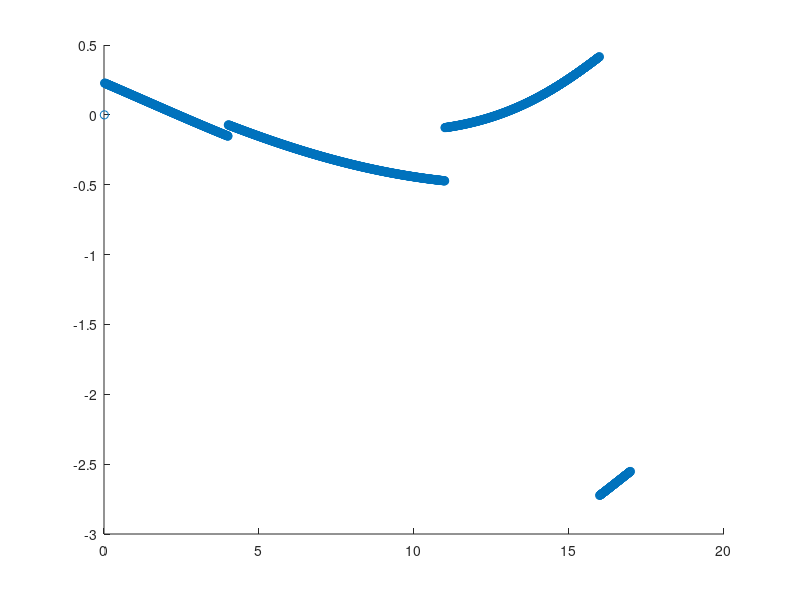

MATLAB code for this plot:
clc;clear;close all;
C.m=300; %masa vozila
C.l=1.530; %duljina wheelbasea
C.lr=0.6885; % duljina stražnjeg dijela vozila
C.lf=0.8415; % duljina prednjeg dijela vozila
C.Iz=100; % moment inercije
C.Cr=1.4; % koeficijent trenja stražnje gume
C.Cf=1.4; %koeficijent trenja prednje gume
C.vlon=10; %longitudinalna brzina
C.vlat0=0.1; % početna lateralna brzina
C.psidot0=0.1; % početna kutna brzina
C.steer=0.23; % steering angle
function Rez=move_const(C,t,dt,steer) %funkcija koja  pomiče vozilo za t, koracima od dt
         Rez.alat=zeros(int16(t/dt),1); %početna lista lateralnih akceleracija
         Rez.omegadot=zeros(int16(t/dt),1);%početna lista kutnih akceleracija
         Rez.vlat=zeros(int16(t/dt),1); %početna lista lateralnih brzina
         Rez.psidot=zeros(int16(t/dt),1); % početna lsita kutnih brzina
         Rez.xlat=zeros(int16(t/dt),1); %početna lista lateralnih pomaka
         Rez.psi=zeros(int16(t/dt),1); %početna lista yaw anglea
         Rez.alphar=zeros(int16(t/dt),1); %početna lista slip anglea stražnjeg kola
         Rez.alphaf=zeros(int16(t/dt),1);%početna list slip anglea prednjeg kola
         Rez.oversteer=(zeros(int16(t/dt),1)); %početna lista over/understeera
         Rez.oversteerangle=(zeros(int16(t/dt),1)); %početna lista kutova oversteera
         Rez.t_lista=zeros(int16(t/dt),1); %početna lista vremena
         Rez.vlat(1)=C.vlat0; % prvi član liste lateralnih brzina
         Rez.psidot(1)=C.psidot0; %prvi član liste kutnih brzina
         Rez.oversteer(1)=0; %prvi član liste  over/understeera
         Rez.t_lista(1)=dt; %prvi član liste vremena
         Rez.oversteerangle(1)=0;%prvi član liste kutova oversteera

       
        for i=2:int16(t/dt) %rješavanje diferencijalne jednadžbe dinamičkog modela bicikla
             Rez.t_lista(i)=double(i)*dt; %i-ti član liste vremena
             Rez.alat(i)=((-C.Cr-C.Cf)/(C.m*C.vlon))*Rez.vlat(i-1)+(((C.Cr-C.Cf)/(C.m*C.vlon))-C.vlon)*Rez.psidot(i-1)+(C.Cf/C.m)*steer; %i-ti član liste lateralnih akceleracija
             Rez.omegadot(i)=((C.lr*C.Cr-C.lf*C.Cf)/(C.Iz*C.vlon))*Rez.vlat(i-1)+((-C.lf^2*C.Cf+C.lr^2*C.Cr)/(C.Iz*C.vlon))*Rez.psidot(i-1)+(C.Cf/C.Iz)*steer; %i-ti član liste kutnih akceleracija
             Rez.vlat(i)=Rez.vlat(i-1)+Rez.alat(i)*dt; % i-ti član liste lateralnih brzina (prijašnja brzina plus akceleracija puta dt)
             Rez.psidot(i)=Rez.psidot(i-1)+Rez.omegadot(i)*dt;% i-ti član liste kutnih brzina (prijašnja kutna brzina plus kutna akceleracija puta dt)
             Rez.xlat(i)=Rez.xlat(i-1)+Rez.vlat(i)*dt; %i-ti član liste lateralnih pomaka (prijašnji pomak plus brzina puta dt)
             Rez.psi(i)=Rez.psi(i-1)+Rez.psidot(i)*dt; %i-ti član liste yaw anglea (prijašnji kut plus kutna brzina puta dt)
             Rez.alphar(i)=atan((Rez.vlat(i)-(Rez.psidot(i)*C.lr))/(C.vlon)); %i-ti član liste stražnjih slip anglea 
             Rez.alphaf(i)=atan((-C.vlon*steer)/(C.vlon+(Rez.vlat(i)+Rez.psidot(i)*C.lf)*steer)); %i-ti član liste prednjih slip anglea
             Rez.oversteerangle(i)=Rez.alphar(i)-Rez.alphaf(i);%i-ti član liste kutova oversteera

             if Rez.alphar(i)>Rez.alphaf(i) %ako je stražnji slip angle veci od prednjeg imamo oversteer
                 Rez.oversteer(i)=1;
             elseif Rez.alphar(i)<Rez.alphaf(i)%ako je prednji slip angle veci od straznjeg imamo understeer
                 Rez.oversteer(i)=-1;
             else
                 Rez.oversteer(i)=0; %inače, imamo neutral steer
             end
           
        end
     %plot koji pokazuje je li u oversteeru ili understeeru
        %scatter(Rez.t_lista,Rez.oversteer)
        %yticks([-1,0,1])
        %yticklabels({"Understeer", "Neutral Steer", "Oversteer"})
     %plot koji pokazuje koliko understeera/oversteera
        scatter(Rez.t_lista,Rez.oversteerangle)
end
%move_const(C,5,0.01,0.23)

function Rez=move_steerinterval(C,t,dt,steerinterval) %funkcija koja  pomiče vozilo za t, koracima od dt
         Rez.steer=linspace(steerinterval(1),steerinterval(2),int16(t/dt));%lista vrijednosti steer anglea
         Rez.alat=zeros(int16(t/dt),1); %početna lista lateralnih akceleracija
         Rez.omegadot=zeros(int16(t/dt),1);%početna lista kutnih akceleracija
         Rez.vlat=zeros(int16(t/dt),1); %početna lista lateralnih brzina
         Rez.psidot=zeros(int16(t/dt),1); % početna lsita kutnih brzina
         Rez.xlat=zeros(int16(t/dt),1); %početna lista lateralnih pomaka
         Rez.psi=zeros(int16(t/dt),1); %početna lista yaw anglea
         Rez.alphar=zeros(int16(t/dt),1); %početna lista slip anglea stražnjeg kola
         Rez.alphaf=zeros(int16(t/dt),1);%početna list slip anglea prednjeg kola
         Rez.oversteer=(zeros(int16(t/dt),1)); %početna lista over/understeera
         Rez.oversteerangle=(zeros(int16(t/dt),1)); %početna lista kutova oversteera
         Rez.t_lista=zeros(int16(t/dt),1); %početna lista vremena
         Rez.vlat(1)=C.vlat0; % prvi član liste lateralnih brzina
         Rez.psidot(1)=C.psidot0; %prvi član liste kutnih brzina
         Rez.oversteer(1)=0; %prvi član liste  over/understeera
         Rez.t_lista(1)=dt; %prvi član liste vremena
         Rez.oversteerangle(1)=0;%prvi član liste kutova oversteera
        for i=2:int16(t/dt) %rješavanje diferencijalne jednadžbe dinamičkog modela bicikla
             Rez.t_lista(i)=double(i)*dt; %i-ti član liste vremena
             Rez.alat(i)=((-C.Cr-C.Cf)/(C.m*C.vlon))*Rez.vlat(i-1)+(((C.Cr-C.Cf)/(C.m*C.vlon))-C.vlon)*Rez.psidot(i-1)+(C.Cf/C.m)*Rez.steer(i); %i-ti član liste lateralnih akceleracija
             Rez.omegadot(i)=((C.lr*C.Cr-C.lf*C.Cf)/(C.Iz*C.vlon))*Rez.vlat(i-1)+((-C.lf^2*C.Cf+C.lr^2*C.Cr)/(C.Iz*C.vlon))*Rez.psidot(i-1)+(C.Cf/C.Iz)*Rez.steer(i); %i-ti član liste kutnih akceleracija
             Rez.vlat(i)=Rez.vlat(i-1)+Rez.alat(i)*dt; % i-ti član liste lateralnih brzina (prijašnja brzina plus akceleracija puta dt)
             Rez.psidot(i)=Rez.psidot(i-1)+Rez.omegadot(i)*dt;% i-ti član liste kutnih brzina (prijašnja kutna brzina plus kutna akceleracija puta dt)
             Rez.xlat(i)=Rez.xlat(i-1)+Rez.vlat(i)*dt; %i-ti član liste lateralnih pomaka (prijašnji pomak plus brzina puta dt)
             Rez.psi(i)=Rez.psi(i-1)+Rez.psidot(i)*dt; %i-ti član liste yaw anglea (prijašnji kut plus kutna brzina puta dt)
             Rez.alphar(i)=atan((Rez.vlat(i)-(Rez.psidot(i)*C.lr))/(C.vlon)); %i-ti član liste stražnjih slip anglea 
             Rez.alphaf(i)=atan((-C.vlon*Rez.steer(i))/(C.vlon+(Rez.vlat(i)+Rez.psidot(i)*C.lf)*Rez.steer(i))); %i-ti član liste prednjih slip anglea
             Rez.oversteerangle(i)=Rez.alphar(i)-Rez.alphaf(i);%i-ti član liste kutova oversteera

             if Rez.alphar(i)>Rez.alphaf(i) %ako je stražnji slip angle veci od prednjeg imamo oversteer
                 Rez.oversteer(i)=1;
             elseif Rez.alphar(i)<Rez.alphaf(i)%ako je prednji slip angle veci od straznjeg imamo understeer
                 Rez.oversteer(i)=-1;
             else
                 Rez.oversteer(i)=0; %inače, imamo neutral steer
             end
        end
      %plot koji pokazuje je li u oversteeru ili understeeru
        %scatter(Rez.t_lista,Rez.oversteer)
        %yticks([-1,0,1])
        %yticklabels({"Understeer", "Neutral Steer", "Oversteer"})
     %plot koji pokazuje koliko understeera/oversteera
        scatter(Rez.t_lista,Rez.oversteerangle)
end
%move_steerinterval(C,5,0.01,[0.23,0.7])

function Rez=move_speedinterval(C,t,dt,vlon_interval) %funkcija koja  pomiče vozilo za t, koracima od dt
         Rez.vlon=linspace(vlon_interval(1),vlon_interval(2),int16(t/dt));%lista vrijednosti steer anglea
         Rez.alat=zeros(int16(t/dt),1); %početna lista lateralnih akceleracija
         Rez.omegadot=zeros(int16(t/dt),1);%početna lista kutnih akceleracija
         Rez.vlat=zeros(int16(t/dt),1); %početna lista lateralnih brzina
         Rez.psidot=zeros(int16(t/dt),1); % početna lsita kutnih brzina
         Rez.xlat=zeros(int16(t/dt),1); %početna lista lateralnih pomaka
         Rez.psi=zeros(int16(t/dt),1); %početna lista yaw anglea
         Rez.alphar=zeros(int16(t/dt),1); %početna lista slip anglea stražnjeg kola
         Rez.alphaf=zeros(int16(t/dt),1);%početna list slip anglea prednjeg kola
         Rez.oversteer=(zeros(int16(t/dt),1)); %početna lista over/understeera
         Rez.oversteerangle=(zeros(int16(t/dt),1)); %početna lista kutova oversteera
         Rez.t_lista=zeros(int16(t/dt),1); %početna lista vremena
         Rez.vlat(1)=C.vlat0; % prvi član liste lateralnih brzina
         Rez.psidot(1)=C.psidot0; %prvi član liste kutnih brzina
         Rez.oversteer(1)=0; %prvi član liste  over/understeera
         Rez.t_lista(1)=dt; %prvi član liste vremena
         Rez.oversteerangle(1)=0;%prvi član liste kutova oversteera
        for i=2:int16(t/dt) %rješavanje diferencijalne jednadžbe dinamičkog modela bicikla
             Rez.t_lista(i)=double(i)*dt; %i-ti član liste vremena
             Rez.alat(i)=((-C.Cr-C.Cf)/(C.m*Rez.vlon(i)))*Rez.vlat(i-1)+(((C.Cr-C.Cf)/(C.m*Rez.vlon(i)))-Rez.vlon(i))*Rez.psidot(i-1)+(C.Cf/C.m)*C.steer; %i-ti član liste lateralnih akceleracija
             Rez.omegadot(i)=((C.lr*C.Cr-C.lf*C.Cf)/(C.Iz*Rez.vlon(i)))*Rez.vlat(i-1)+((-C.lf^2*C.Cf+C.lr^2*C.Cr)/(C.Iz*Rez.vlon(i)))*Rez.psidot(i-1)+(C.Cf/C.Iz)*C.steer; %i-ti član liste kutnih akceleracija
             Rez.vlat(i)=Rez.vlat(i-1)+Rez.alat(i)*dt; % i-ti član liste lateralnih brzina (prijašnja brzina plus akceleracija puta dt)
             Rez.psidot(i)=Rez.psidot(i-1)+Rez.omegadot(i)*dt;% i-ti član liste kutnih brzina (prijašnja kutna brzina plus kutna akceleracija puta dt)
             Rez.xlat(i)=Rez.xlat(i-1)+Rez.vlat(i)*dt; %i-ti član liste lateralnih pomaka (prijašnji pomak plus brzina puta dt)
             Rez.psi(i)=Rez.psi(i-1)+Rez.psidot(i)*dt; %i-ti član liste yaw anglea (prijašnji kut plus kutna brzina puta dt)
             Rez.alphar(i)=atan((Rez.vlat(i)-(Rez.psidot(i)*C.lr))/(Rez.vlon(i))); %i-ti član liste stražnjih slip anglea 
             Rez.alphaf(i)=atan((-Rez.vlon(i)*C.steer)/(Rez.vlon(i)+(Rez.vlat(i)+Rez.psidot(i)*C.lf)*C.steer)); %i-ti član liste prednjih slip anglea
             Rez.oversteerangle(i)=Rez.alphar(i)-Rez.alphaf(i);%i-ti član liste kutova oversteera

             if Rez.alphar(i)>Rez.alphaf(i) %ako je stražnji slip angle veci od prednjeg imamo oversteer
                 Rez.oversteer(i)=1;
             elseif Rez.alphar(i)<Rez.alphaf(i)%ako je prednji slip angle veci od straznjeg imamo understeer
                 Rez.oversteer(i)=-1;
             else
                 Rez.oversteer(i)=0; %inače, imamo neutral steer
             end
           
        end
     %plot koji pokazuje je li u oversteeru ili understeeru
        %scatter(Rez.t_lista,Rez.oversteer)
        %yticks([-1,0,1])
        %yticklabels({"Understeer", "Neutral Steer", "Oversteer"})
     %plot koji pokazuje koliko understeera/oversteera
        scatter(Rez.t_lista,Rez.oversteerangle)
end
%move_speedinterval(C,5,0.01,[10,50])

function Rez=move_ramtest(C,dt,steer_lista)
         Rez.alat=0;
         Rez.omegadot=0;
         Rez.vlat=[C.vlat0]; % prvi član liste lateralnih brzina
         Rez.psidot=[C.psidot0]; %prvi član liste kutnih brzina
         Rez.xlat=0;
         Rez.psi=0;
         Rez.alphar=0;
         Rez.alphaf=0;
         Rez.oversteer=0; %prvi član liste  over/understeera
         Rez.t_lista=dt; %prvi član liste vremena
         Rez.oversteerangle=0;%prvi član liste kutova oversteera

        for j=2:2:(size(steer_lista,2))
            for i=2:int16(steer_lista(j)/dt) %rješavanje diferencijalne jednadžbe dinamičkog modela bicikla
             Rez.t_lista=[Rez.t_lista,Rez.t_lista(end)+dt]; %i-ti član liste vremena
             Rez.alat=[Rez.alat,((-C.Cr-C.Cf)/(C.m*C.vlon))*Rez.vlat(end)+(((C.Cr-C.Cf)/(C.m*C.vlon))-C.vlon)*Rez.psidot(end)+(C.Cf/C.m)*steer_lista(j-1)]; %i-ti član liste lateralnih akceleracija
             Rez.omegadot=[Rez.omegadot,((C.lr*C.Cr-C.lf*C.Cf)/(C.Iz*C.vlon))*Rez.vlat(end)+((-C.lf^2*C.Cf+C.lr^2*C.Cr)/(C.Iz*C.vlon))*Rez.psidot(end)+(C.Cf/C.Iz)*steer_lista(j-1)]; %i-ti član liste kutnih akceleracija
             Rez.vlat=[Rez.vlat,Rez.vlat(end)+Rez.alat(end)*dt]; % i-ti član liste lateralnih brzina (prijašnja brzina plus akceleracija puta dt)
             Rez.psidot=[Rez.psidot,Rez.psidot(end)+Rez.omegadot(end)*dt];% i-ti član liste kutnih brzina (prijašnja kutna brzina plus kutna akceleracija puta dt)
             Rez.xlat=[Rez.xlat,Rez.xlat(end)+Rez.vlat(end)*dt]; %i-ti član liste lateralnih pomaka (prijašnji pomak plus brzina puta dt)
             Rez.psi=[Rez.psi,Rez.psi(end)+Rez.psidot(end)*dt]; %i-ti član liste yaw anglea (prijašnji kut plus kutna brzina puta dt)
             Rez.alphar=[Rez.alphar,atan((Rez.vlat(end)-(Rez.psidot(end)*C.lr))/(C.vlon))]; %i-ti član liste stražnjih slip anglea 
             Rez.alphaf=[Rez.alphaf,atan((-C.vlon*steer_lista(j-1))/(C.vlon+(Rez.vlat(end)+Rez.psidot(end)*C.lf)*steer_lista(j-1)))]; %i-ti član liste prednjih slip anglea
             Rez.oversteerangle=[Rez.oversteerangle,Rez.alphar(end)-Rez.alphaf(end)];%i-ti član liste kutova oversteera

             if Rez.alphar(end)>Rez.alphaf(end) %ako je stražnji slip angle veci od prednjeg imamo oversteer
                 Rez.oversteer=[Rez.oversteer,1];
             elseif Rez.alphar(end)<Rez.alphaf(end)%ako je prednji slip angle veci od straznjeg imamo understeer
                 Rez.oversteer=[Rez.oversteer,-1];
             else
                 Rez.oversteer=[Rez.oversteer,0]; %inače, imamo neutral steer
             end
            end
        end
     %plot koji pokazuje je li u oversteeru ili understeeru
        %scatter(Rez.t_lista,Rez.oversteer)
        %yticks([-1,0,1])
        %yticklabels({"Understeer", "Neutral Steer", "Oversteer"})
     %plot koji pokazuje koliko understeera/oversteera
        scatter(Rez.t_lista,Rez.oversteerangle)
end
move_ramtest(C,0.01,[[0.23,4],[0.3,7],[0.45,6]])
